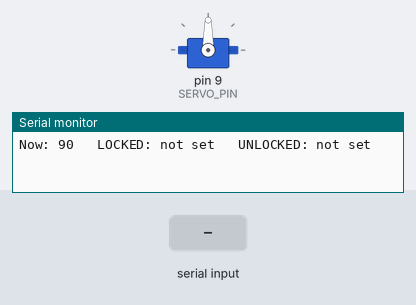
A sketch run on a simulated Arduino Uno, built with avr-gcc and run on an emulated ATmega328P. Parts: servo, the last lines printed to the serial monitor. The test bench sets the inputs (shaded band).

Above: at 2.7 s.
2.8 s: "30,150\n" received over Serial
At 4.4 s:
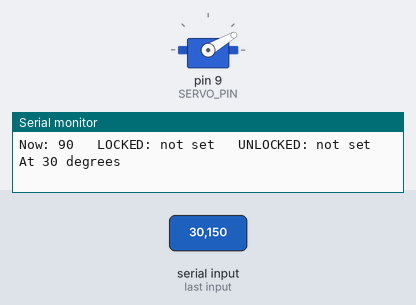
4.7 s: "90,45\n" received over Serial
At 4.85 s:
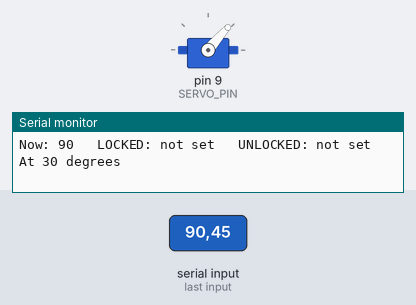
6.6 s: "0\n" received over Serial
At 7.9 s:
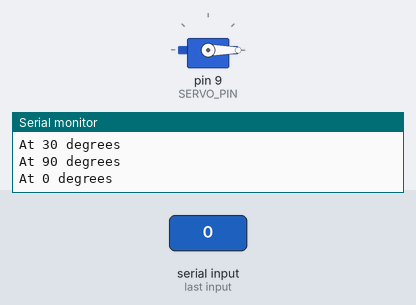
8.8 s: "200\n" received over Serial
At 11.1 s:
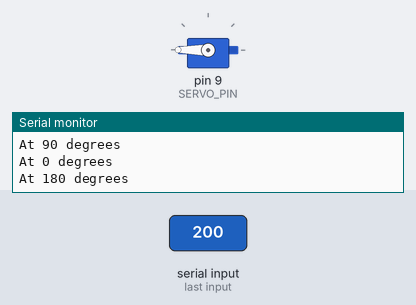
11.8 s: "-\n" received over Serial
At 13.0 s:
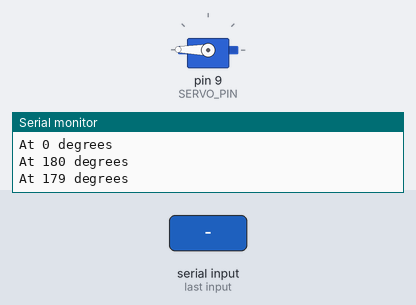
13.3 s: "+\n" received over Serial
At 14.2 s:
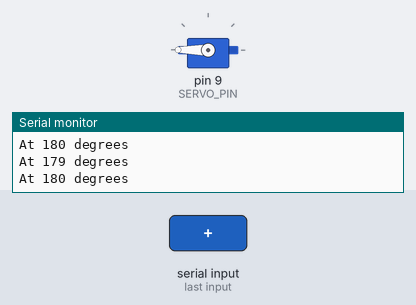
Timing chart, 0 to 15.8 s (numbered marks = the images above; inputs shaded):
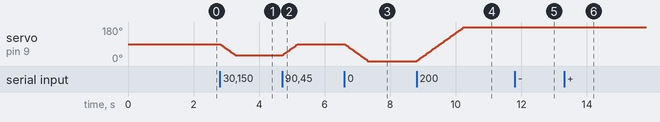

The sketch:

servo_calibrate.ino
```cpp
/*
  Servo calibration: find the lock's LOCKED and UNLOCKED angles.

  Servo signal on D9 (same as the lock). Open the Serial Monitor at 115200 and set
  the line ending (bottom right) to "Newline". Then type:

    35        move to 35 degrees (0-180)
    +  /  -   nudge by 1 degree
    ++ / --   nudge by 5 degrees
    l         remember the current angle as LOCKED
    u         remember the current angle as UNLOCKED
    t         test: swing between LOCKED and UNLOCKED 3 times
    ?         show where it is and what's saved

  When both positions work, send the two numbers so they go into pedal_lock_test.
*/
#include <Servo.h>

const int SERVO_PIN = 9;
Servo servo;
int current = 90;
int lockedAngle = -1, unlockedAngle = -1;

// Move in small steps so the latch doesn't slam while you're testing.
void moveTo(int target) {
  target = constrain(target, 0, 180);
  int step = target > current ? 1 : -1;
  while (current != target) { current += step; servo.write(current); delay(8); }
  Serial.print("At "); Serial.print(current); Serial.println(" degrees");
}

void status() {
  Serial.print("Now: "); Serial.print(current);
  Serial.print("   LOCKED: "); lockedAngle < 0 ? Serial.print("not set") : Serial.print(lockedAngle);
  Serial.print("   UNLOCKED: "); unlockedAngle < 0 ? Serial.println("not set") : Serial.println(unlockedAngle);
}

void setup() {
  Serial.begin(115200);
  delay(1500);
  servo.attach(SERVO_PIN);
  servo.write(current);
  Serial.println("\nServo calibration. Type an angle (0-180), + / - to nudge, l = save LOCKED, u = save UNLOCKED, t = test, ? = status.");
  status();
}

void loop() {
  if (!Serial.available()) return;
  String cmd = Serial.readStringUntil('\n');
  cmd.trim();
  if (cmd.length() == 0) return;

  if (cmd == "+") moveTo(current + 1);
  else if (cmd == "-") moveTo(current - 1);
  else if (cmd == "++") moveTo(current + 5);
  else if (cmd == "--") moveTo(current - 5);
  else if (cmd == "l") { lockedAngle = current; Serial.print("LOCKED saved: "); Serial.println(lockedAngle); }
  else if (cmd == "u") { unlockedAngle = current; Serial.print("UNLOCKED saved: "); Serial.println(unlockedAngle); }
  else if (cmd == "?") status();
  else if (cmd == "t") {
    if (lockedAngle < 0 || unlockedAngle < 0) { Serial.println("Save both first: move to each position and type l or u."); return; }
    for (int i = 0; i < 3; i++) {
      Serial.println("Unlocking..."); moveTo(unlockedAngle); delay(1200);
      Serial.println("Locking...");   moveTo(lockedAngle);   delay(1200);
    }
    Serial.print("Done. Put these in the lock sketch: LOCKED_ANGLE = "); Serial.print(lockedAngle);
    Serial.print(", UNLOCKED_ANGLE = "); Serial.println(unlockedAngle);
  }
  else if (isDigit(cmd[0])) moveTo(cmd.toInt());
  else Serial.println("Try a number (0-180), + / -, l, u, t or ?");
}
```

Measured:
- after the input at 2.8 s, servo on pin 9 (SERVO_PIN): moves from 90° to 30° over 0.48 s, starting at once
- after the input at 4.7 s, servo on pin 9 (SERVO_PIN): moves from 30° to 90° over 0.48 s, starting at once
- after the input at 6.6 s, servo on pin 9 (SERVO_PIN): moves from 90° to 0° over 0.72 s, starting at once
- after the input at 8.8 s, servo on pin 9 (SERVO_PIN): moves from 0° to 180° over 1.4 s, starting at once
- after the input at 11.8 s, servo on pin 9 (SERVO_PIN): 180° → 179° at once
- after the input at 13.3 s, servo on pin 9 (SERVO_PIN): 179° → 180° at once
